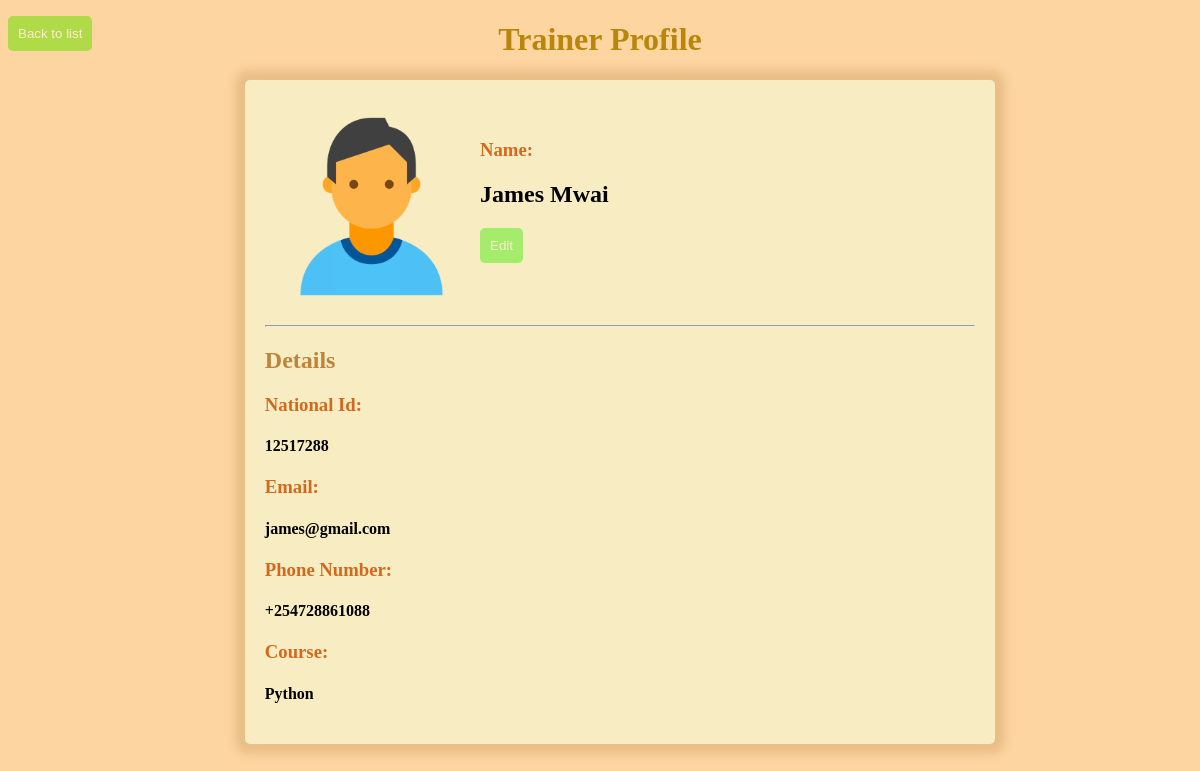
Page /trainer/profile/1/ on the earlier database version.
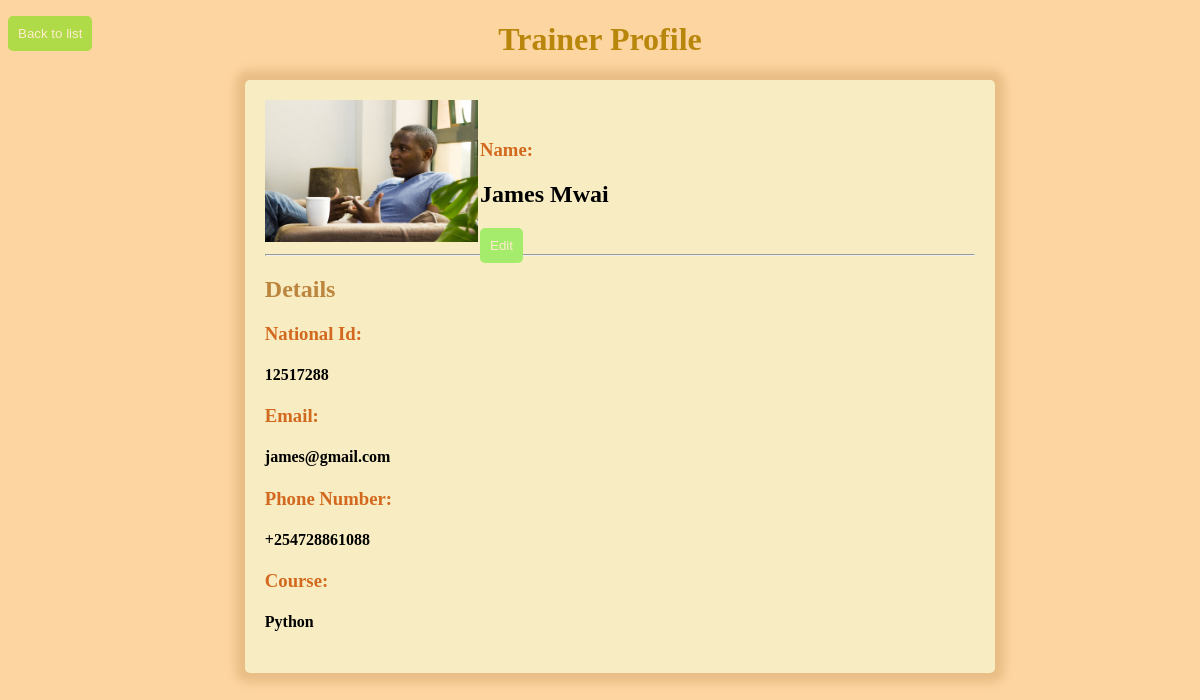
Same page on the later database version.
### trainer/models.py (models this page shows)
class Trainer (models.Model):
    first_name = models.CharField(max_length=12)
    last_name = models.CharField(max_length=20)
    image = models.ImageField(default=None,upload_to= "images/", null=True)
    email = models.EmailField(default=None)
    phone_number = models.CharField(max_length=14, default=None , null=True)
    national_id = models.CharField(max_length=20, default=None, null=True)
    gender_choice =((u'F',u'Female'),(u'M',u'Male'),(u'O',u'Others'))
    gender = models.CharField(max_length=10,choices=gender_choice)
    city = models.CharField(max_length=10, null=True)
    company = models.CharField(max_length=30, null=True)
    course = models.CharField(max_length=20, null=True)
    contract = models.FileField(upload_to="files/", null=True)
    resume = models.FileField(upload_to="files/", null=True)
    salary = models.BigIntegerField(null=True)

### trainer/views.py (the view)
# urls.py: path("profile/<int:id>/", trainer_profile, name="trainer_profile"),
def trainer_profile(request,id):
    trainer = Trainer.objects.get(id=id)
    return render(request, "trainer_profile.html",{"trainer":trainer})

### trainer/templates/trainer_profile.html (shortened to what this page needs)
<!DOCTYPE html>
<html lang="en">
<head>
</head>
<body>
    <h1 style="color: darkgoldenrod; text-align: center;">Trainer Profile</h1>
    <button id="back"><a href="{%url 'trainer_list'%}">Back to list</a></button>
    <div class="form">
    {% if trainer.image%}
                <img id="pic" src= "{{trainer.image.url}}">
                {% endif %}
                <div class="details">
                    <h3>Name:</h3> <h2>{{trainer.first_name}} {{trainer.last_name}}</h2>
                    <button id="edit"><a href="{%url 'edit_trainer' id=trainer.id %}">Edit</a></button>
                </div>
                <hr>
                <h2 style="color: rgb(187, 133, 62);">Details</h2>
                <h3>National Id: </h3>
                    <h4>{{trainer.national_id}}</h4>
                <h3>Email: </h3>
                    <h4>{{trainer.email}}</h4>
                <h3>Phone Number: </h3>
                    <h4>{{trainer.phone_number}}</h4>
                <h3>Course: </h3>
                    <h4>{{trainer.course}}</h4>
            </div>
</body>
</html>

Differences in the rows shown:
changed Trainer "James": image: a different picture
